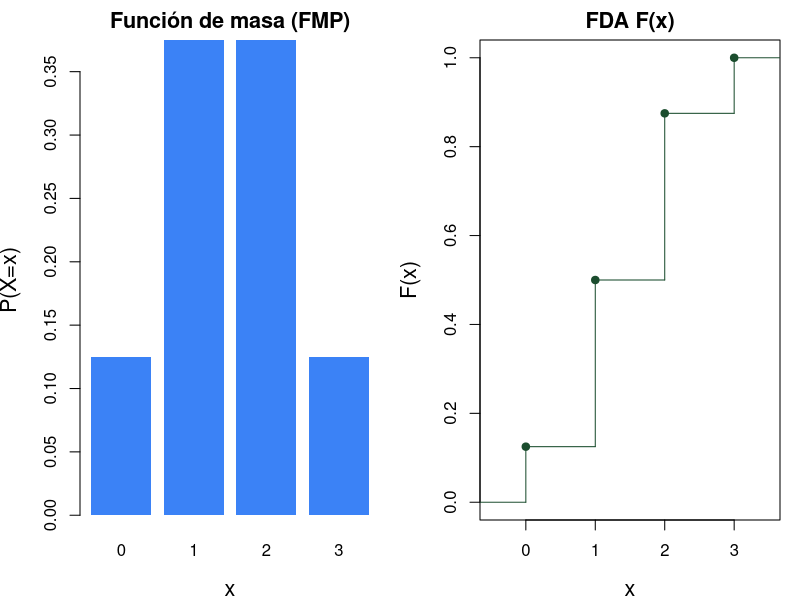
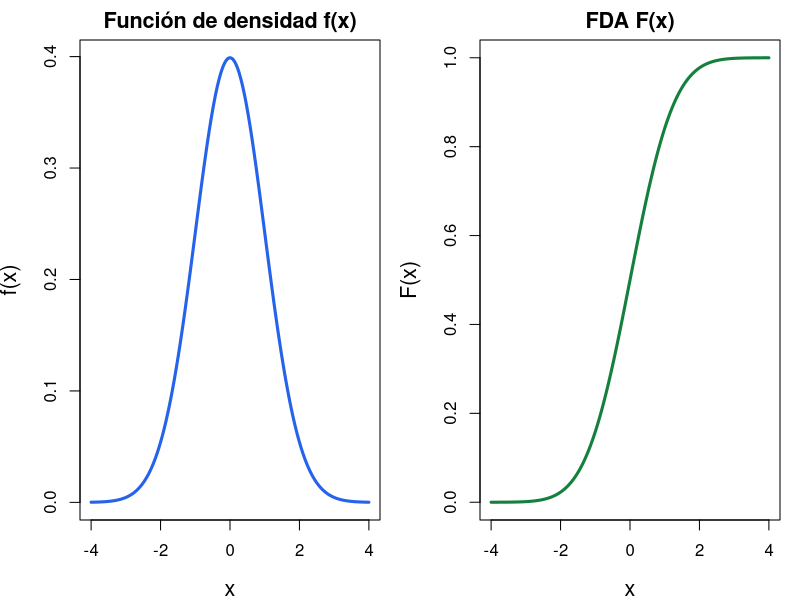
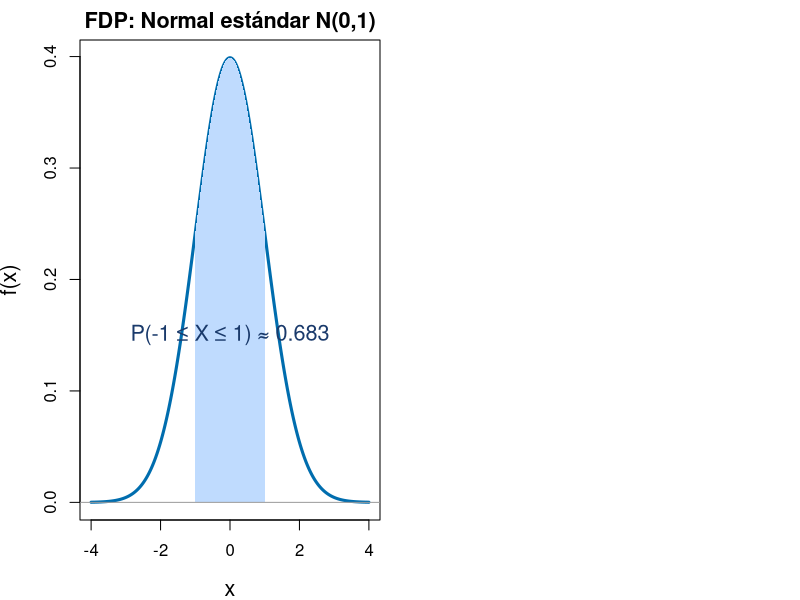
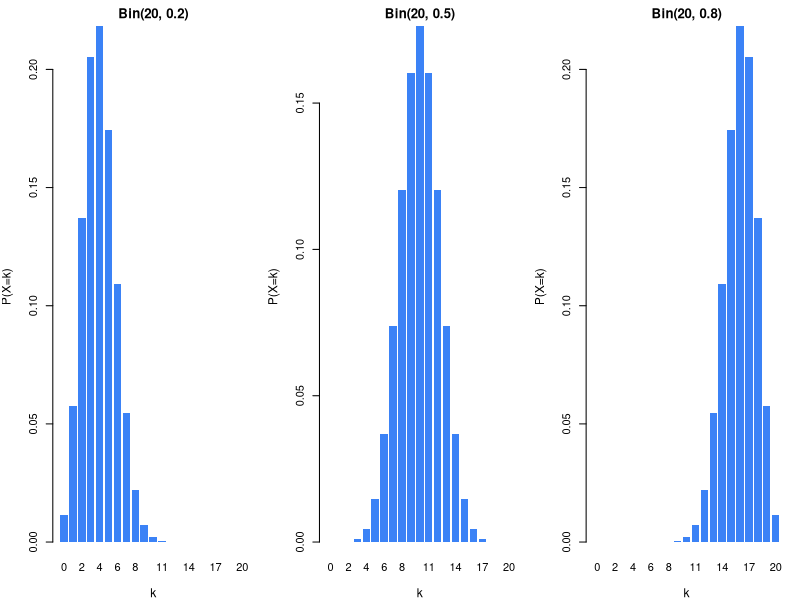

These charts were generated, in order, by the following R code:
## ---- chunk 1
#| echo: false
#| fig-width: 7
#| fig-height: 4
#| fig-align: center
# FDA de Binomial(3, 0.5)
x_vals <- 0:3
probs   <- dbinom(x_vals, 3, 0.5)
cdf     <- pbinom(x_vals, 3, 0.5)

par(mfrow = c(1,2), mar = c(4,4,2,1))
barplot(probs, names.arg = x_vals, col = "#3b82f6", border = NA,
        main = "Función de masa (FMP)", xlab = "x", ylab = "P(X=x)",
        cex.lab = 1.3, cex.main = 1.3)
plot(stepfun(x_vals, c(0, cdf)), do.points = TRUE, pch = 19, col = "#1b4d2e",
     main = "FDA F(x)", xlab = "x", ylab = "F(x)", xlim = c(-0.5, 3.5),
     cex.lab = 1.3, cex.main = 1.3)
## ---- chunk 2
#| echo: false
#| fig-width: 9
#| fig-height: 4.5
#| fig-align: center

# FDP de una Normal estándar
x <- seq(-4, 4, length = 1000)
y <- dnorm(x, mean = 0, sd = 1)

par(mfrow = c(1,2), mar = c(4,4,2,1))

# FDP
plot(x, y, type = "l", lwd = 3, col = "#2563eb",
     main = "Función de densidad f(x)",
     xlab = "x", ylab = "f(x)",
     cex.lab = 1.3, cex.main = 1.3)

# FDA
plot(x, pnorm(x), type = "l", lwd = 3, col = "#15803d",
     main = "FDA F(x)",
     xlab = "x", ylab = "F(x)",
     cex.lab = 1.3, cex.main = 1.3)

## ---- chunk 3
#| echo: false
#| fig-width: 9
#| fig-height: 4.5
x <- seq(-4, 4, length = 400)
fx <- dnorm(x)
plot(x, fx, type = "l", lwd = 3, col = "#006DAE",
     main = "FDP: Normal estándar N(0,1)",
     xlab = "x", ylab = "f(x)", cex.lab = 1.3, cex.main = 1.3)
xi <- seq(-1, 1, length = 200)
polygon(c(-1, xi, 1), c(0, dnorm(xi), 0), col = "#bfdbfe", border = NA)
text(0, 0.15, paste0("P(-1 ≤ X ≤ 1) ≈ ", round(diff(pnorm(c(-1,1))),3)),
     cex = 1.3, col = "#1a3a6b")
abline(h = 0, col = "gray60")
## ---- chunk 4
#| echo: false
#| fig-width: 9
#| fig-height: 4.5
#| fig-align: center
par(mfrow = c(1,3), mar = c(4,4,2,1))
for(p in c(0.2, 0.5, 0.8)) {
  k <- 0:20
  pk <- dbinom(k, 20, p)
  barplot(pk, names.arg = k, col = "#3b82f6", border = NA,
          main = paste0("Bin(20, ", p, ")"),
          xlab = "k", ylab = "P(X=k)", cex.lab = 1.1, cex.main = 1.2)
}
